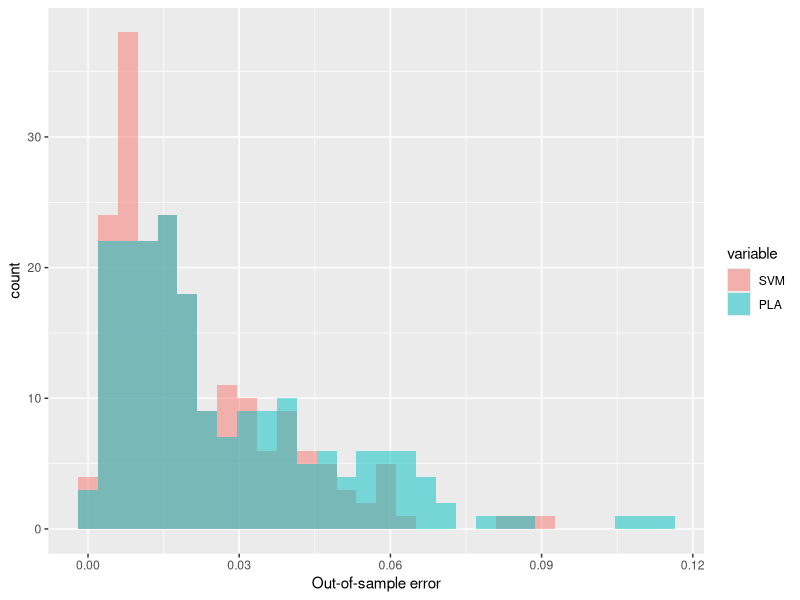

Reproduce this figure in R.
## ---- chunk 1
library(quadprog)
Result <- NULL
Eout <- NULL
run <- 0
while(run < 200)
{
  repeat{
  ## Pick a line
  x1l <- runif(2,-1,1)
  x2l <- runif(2,-1,1)
  slopel <- diff(x2l )/diff(x1l)
  interceptl <- x2l[1]-slopel*x1l[1]
  ## Create training data
  n <- 50
  x1_tr <- runif(n,-1,1)
  x2_tr <- runif(n,-1,1)
  intercept_tr <- rep(1,n)
  data_tr<- cbind(intercept_tr,x1_tr,x2_tr)
  y_tr <- ifelse(x2_tr>interceptl+slopel*x1_tr,+1,-1)
  if(any(y_tr==1)&any(y_tr==-1))
  {break}
  }
  ## Create test data
  n_ts <- 10000
  x1_ts <- runif(n_ts,-1,1)
  x2_ts <- runif(n_ts,-1,1)
  intercept_ts <- rep(1,n_ts)
  data_ts <- cbind(intercept_ts,x1_ts,x2_ts)
  y_ts <- ifelse(x2_ts>interceptl+slopel*x1_ts,+1,-1)
  
  ## PLA training
  data_pla <- data_tr
  w_pla <- c(0,0,0)
  y_pla <- w_pla %*% t(data_pla)
  
  while (any(sign(y_pla)!=sign(y_tr)))
  {
    l <- which(sign(y_pla)!=sign(y_tr))
    ifelse(length(l)>1,choice <- sample(l,1),choice <- l)
    w_pla <- w_pla+(y_tr[choice]%*% data_pla[choice,])
    y_pla <- w_pla%*% t(data_pla)
  }
  ## PLA test
  pla_ts <- sign(w_pla%*% t(data_ts))
  PLA <-length(which(pla_ts!=y_ts))/n_ts 
  
  ## SVM training
  data_svm <- data_tr[,-1]
  M <- matrix(NA,nrow = n,ncol=n)
  for (i in 1:n)
  {for (j in 1:n)
  {
    M[i,j] <- y_tr[i]*y_tr[j]*(t(data_svm[i,])%*%data_svm[j,])
  }
  }
  d <- rep(1,n)
  A <- cbind(y_tr,diag(n))
  b <- rep(0,n+1)
  modification <- 1e-13
  M <- M + modification * diag(n)
  QP<-solve.QP(Dmat = M,  dvec = d,Amat=A,bvec=b,meq=1)
  alpha <- c(QP$solution)
  w_svm <- (QP$solution * y_tr)%*% data_svm
  sv <- which(QP$solution==max(QP$solution)) #pick the largest alpha to solve for b
  b <- y_tr[sv]-w_svm%*%data_svm[sv,]
  w_svm_f <- cbind(b,w_svm)
  
  # SVM test
  svm_ts<- sign(w_svm_f %*% t(data_ts))
  SVM <-length(which(svm_ts!=y_ts))/n_ts
  Eout <- rbind(Eout,cbind(SVM,PLA))
  run <- run +1
}

## ---- chunk 2
Eout <- data.frame(Eout)
length(which(Eout$SVM<Eout$PLA))/nrow(Eout)
## ---- chunk 3
library(ggplot2)
library(reshape2)
Eout <- melt(Eout)
ggplot(Eout, aes(value, fill = variable)) + 
  geom_histogram(alpha = 0.5, position = 'identity')+
  xlab("Out-of-sample error")
